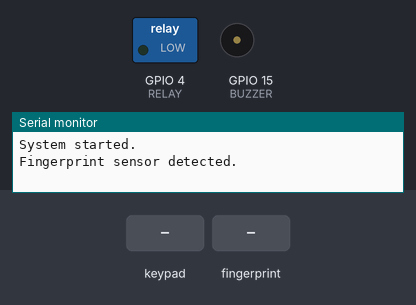
Simulated run of this sketch. Board: ESP32. Parts: switched loads named in the sketch (green lamp = pin HIGH), buzzer (waves = sounding, pin HIGH), the last lines printed to the serial monitor. The test bench sets the inputs (shaded band).

Above: at 2.2 s.
2.3 s: key 'D' pressed
At 2.4 s:
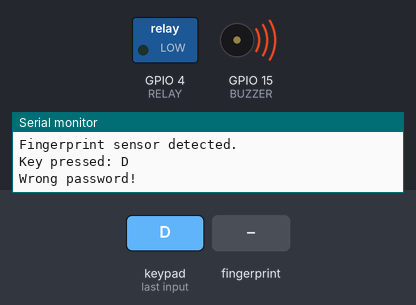
4.4 s: finger stored as number 1 placed on the sensor
At 6.7 s:
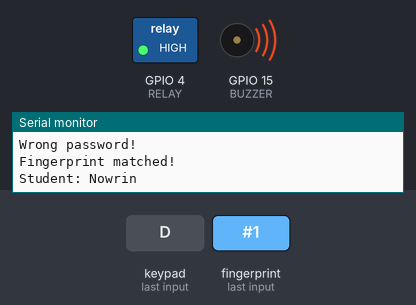
8.3 s: keypad keys 3 3 2 5 2 6 2 7 D pressed 0.4 s apart
Timing chart, 0 to 13.6 s (numbered marks = the images above; inputs shaded):
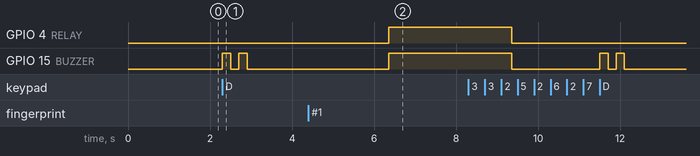

Measured:
- after the input at 2.3 s, GPIO 15 (BUZZER): alternates HIGH for 0.20 s and LOW for 0.20 s, 4 changes in all, then stays LOW, starting at once
- after the input at 4.4 s, GPIO 4 (RELAY), GPIO 15 (BUZZER): LOW → HIGH after 2.0 s

The sketch:

SmartDoor.ino
```cpp
#include <WiFi.h>
#include <Adafruit_Fingerprint.h>
#include <Keypad.h>
#include <HardwareSerial.h>

// Define pins
#define BUZZER 15      // Buzzer positive pin connected to GPIO15 (D15)
#define RELAY 4        // Relay control pin for door lock

// Fingerprint setup
HardwareSerial mySerial(1);  // Use Serial1 for fingerprint sensor
Adafruit_Fingerprint finger = Adafruit_Fingerprint(&mySerial);

// Keypad configuration
const byte ROWS = 4;
const byte COLS = 4;

char keys[ROWS][COLS] = {
  {'9', '6', '3', 'C'},
  {'8', '5', '2', 'B'},
  {'7', '4', '1', 'A'},
  {'*', '0', '#', 'D'}  // D will act as "Enter" key
};

byte rowPins[ROWS] = {33, 25, 26, 27};    // Connect to R1, R2, R3, R4
byte colPins[COLS] = {14, 12, 13, 32};    // Connect to C1, C2, C3, C4

Keypad keypad = Keypad(makeKeymap(keys), rowPins, colPins, ROWS, COLS);

// Keypad password
String password = "1234";
String inputPassword = "";

unsigned long lastFingerprintCheck = 0;
const unsigned long fingerprintInterval = 2000; // 2 seconds

void setup() {
  Serial.begin(115200);
  mySerial.begin(57600, SERIAL_8N1, 16, 17);  // Fingerprint: RX=16, TX=17

  pinMode(RELAY, OUTPUT);
  pinMode(BUZZER, OUTPUT);

  digitalWrite(RELAY, LOW);   // Keep door locked initially
  digitalWrite(BUZZER, LOW);  // Buzzer off initially

  Serial.println("System started.");

  finger.begin(57600);
  if (finger.verifyPassword()) {
    Serial.println("Fingerprint sensor detected.");
  } else {
    Serial.println("Fingerprint sensor not found. Halting.");
    while (1);
  }
}

void loop() {
  char key = keypad.getKey();
  if (key) {
    Serial.print("Key pressed: ");
    Serial.println(key);

    if (key == 'D') {  // Enter key
      if (inputPassword == password) {
        Serial.println("Correct password! Unlocking door.");
        unlockDoor();
      } else {
        Serial.println("Wrong password!");
        buzz(2);  // Buzz twice for wrong password
      }
      inputPassword = "";  // Clear after attempt
    } else if (key == '*') {
      inputPassword = "";
      Serial.println("? Password input cleared.");
    } else {
      inputPassword += key;
    }
  }

  // Check fingerprint every 2 seconds
  if (millis() - lastFingerprintCheck >= fingerprintInterval) {
    lastFingerprintCheck = millis();
    checkFingerprint();
  }
}

void checkFingerprint() {
  uint8_t p = finger.getImage();
  if (p != FINGERPRINT_OK) return;

  p = finger.image2Tz();
  if (p != FINGERPRINT_OK) return;

  p = finger.fingerSearch();
  if (p == FINGERPRINT_OK) {
    Serial.println("Fingerprint matched!");

    if (finger.fingerID == 1) {
      Serial.println("Student: Nowrin");
    } else if (finger.fingerID == 2) {
      Serial.println("Student: Jacky");
    }else if (finger.fingerID == 3) {
      Serial.println("Student: Mohua");
    }else if (finger.fingerID == 4) {
      Serial.println("Student: Faiza");
    }

    unlockDoor();
  } else {
    Serial.println("Fingerprint not recognized.");
    buzz(2);
  }
}

void unlockDoor() {
  digitalWrite(RELAY, HIGH);   // Unlock door
  digitalWrite(BUZZER, HIGH);  // Buzzer on
  delay(3000);                 // Wait 3 seconds
  digitalWrite(RELAY, LOW);   // Lock door again
  digitalWrite(BUZZER, LOW);  // Buzzer off
}

void buzz(int times) {
  for (int i = 0; i < times; i++) {
    digitalWrite(BUZZER, HIGH);
    delay(200);
    digitalWrite(BUZZER, LOW);
    delay(200);
  }
}
```
